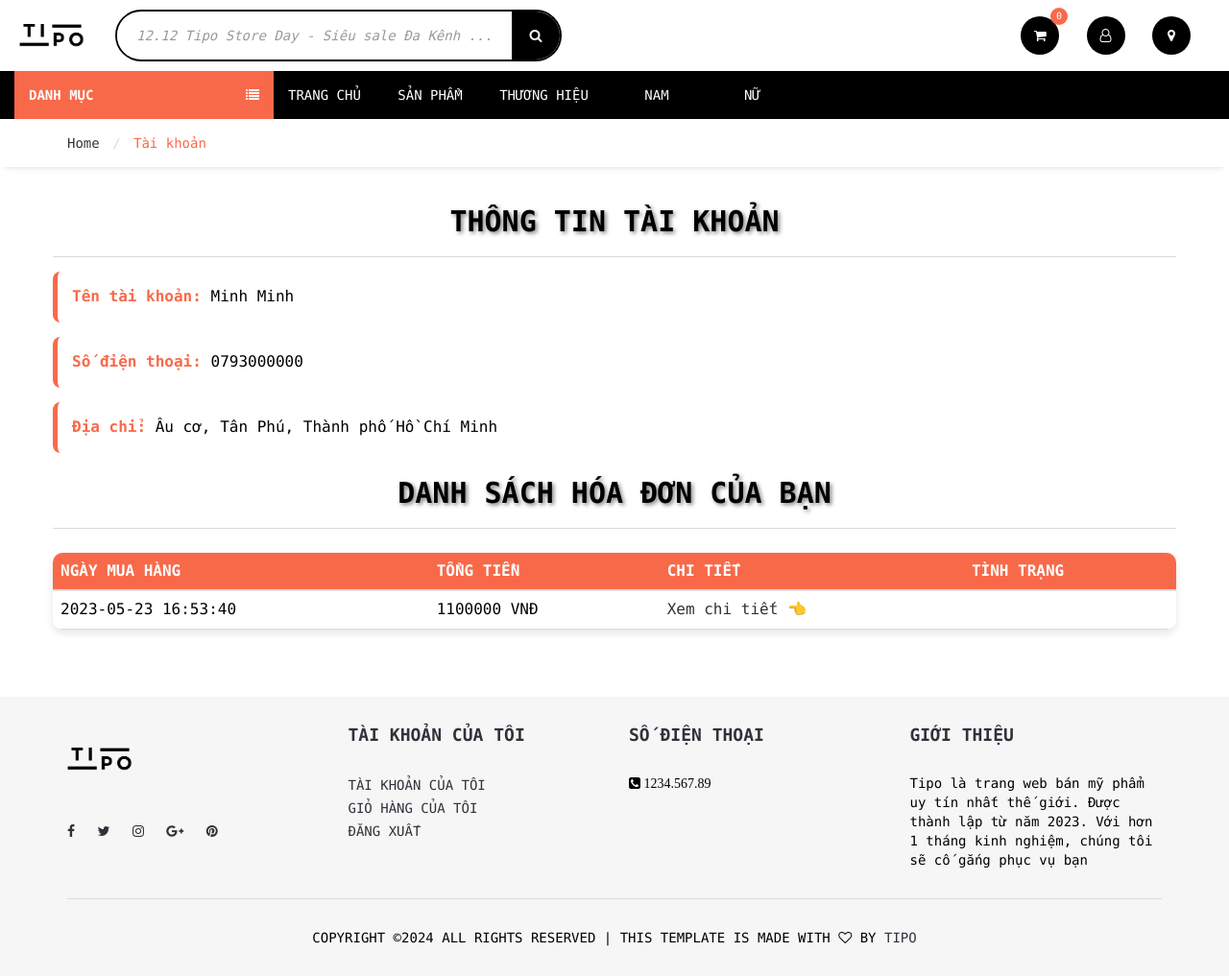
The app's page /check-invoice-user.php (signed in), older data.
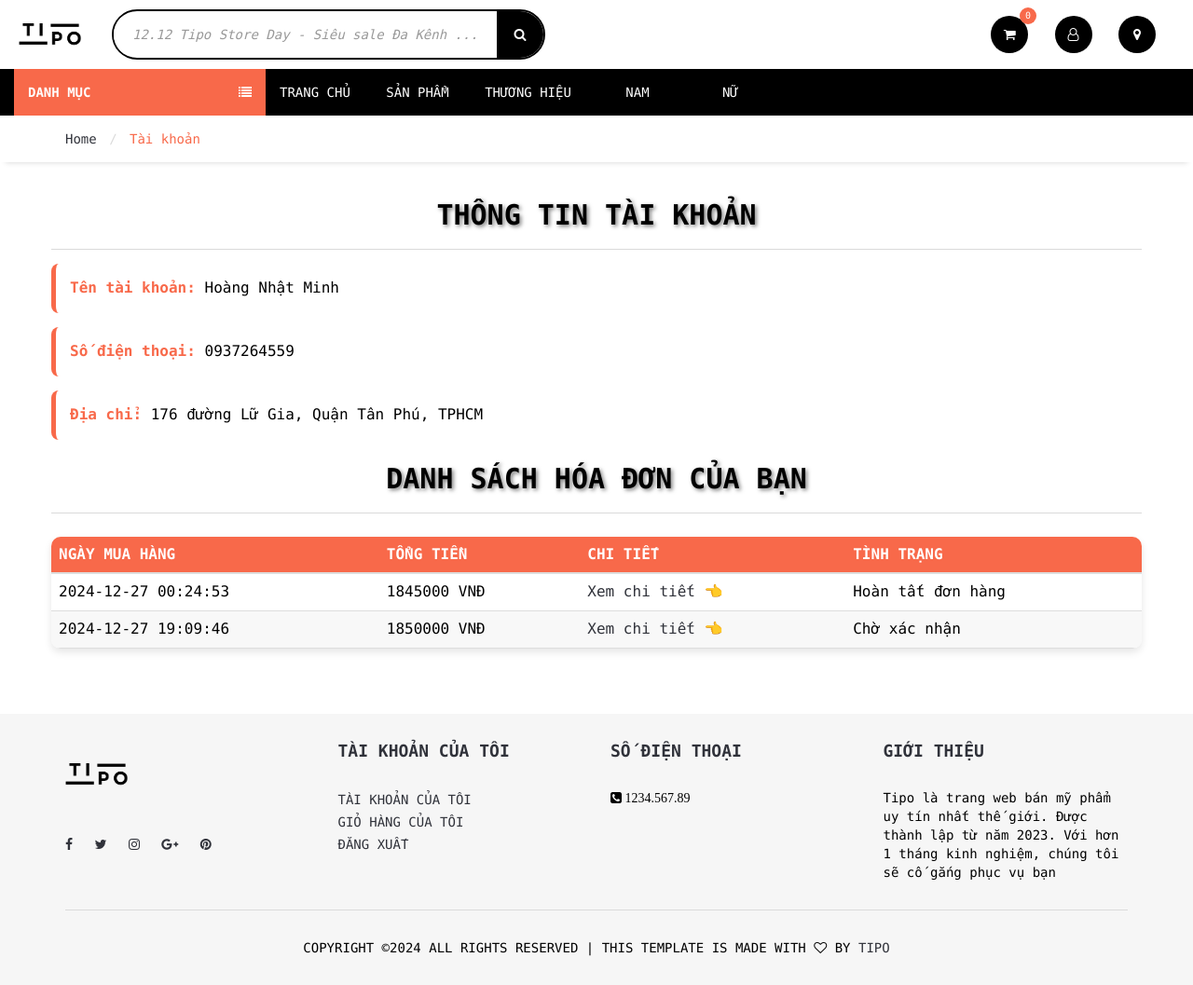
The same page, newer data.
### tables this page shows
CREATE TABLE `usr` (
  `Email` varchar(255) NOT NULL,
  `Passwd` varchar(40) NOT NULL,
  `UsrName` varchar(255) NOT NULL,
  `PhoneNo` varchar(12) NOT NULL,
  `Address` varchar(255) NOT NULL,
  `Blocked` tinyint(1) NOT NULL,
  `Authentication` varchar(20) NOT NULL
);

CREATE TABLE `invoice` (
  `InvoiceID` int(10) NOT NULL,
  `Email` varchar(255) NOT NULL,
  `UsrName` varchar(255) NOT NULL,
  `PhoneNo` varchar(12) NOT NULL,
  `Address` varchar(255) NOT NULL,
  `SubTotal` int(10) NOT NULL,
  `Ship` int(6) NOT NULL,
  `Discount` int(11) NOT NULL,
  `Total` int(10) NOT NULL,
  `DateInvoice` datetime NOT NULL,
  `Status` varchar(20) NOT NULL
);

### DataProvider.php (called while the page is built, shortened)
<?php
class DataProvider
{
	public static function executeQuery($sql)
	{
		require ('connectiondata.inc');
		if (!($connection = mysqli_connect($hostName,$username,$password,$databaseName)))
			die ("couldn't connect to localhost");
		mysqli_set_charset($connection, "utf8");
		$result = mysqli_query($connection, $sql);
		return $result;
	}
}
?>

### check-invoice-user.php (the view, shortened to what this page needs)
<!DOCTYPE html>
<html lang="vi">
<head>
	<link type="text/css" rel="stylesheet" href="css/bootstrap.min.css" />
	<link type="text/css" rel="stylesheet" href="css/slick.css" />
	<link type="text/css" rel="stylesheet" href="css/slick-theme.css" />
	<link type="text/css" rel="stylesheet" href="css/nouislider.min.css" />
	<link rel="stylesheet" href="css/font-awesome.min.css">
	<link type="text/css" rel="stylesheet" href="css/style.css" />
	<link type="text/css" rel="stylesheet" href="css/extrastyle.css">
	    <link type="text/css" rel="stylesheet" href="css/bonus.css" />
</head>
<body>
	<?php include('php/header.php'); ?>
	<div id="navigation">
		<div class="container">
			<div id="responsive-nav">
			<div class="category-nav show-on-click">
				<?php include('php/category-nav.php'); ?>
			</div>
				<?php include('php/menu-nav.php'); ?>
			</div>
		</div>
	</div>
	<div id="breadcrumb">
		<div class="container">
			<ul class="breadcrumb">
				<li><a href="index.php">Home</a></li>
				<li class="active">Tài khoản</li>
			</ul>
		</div>
	</div>
	<div class="section">
		<div class="container user">
			<div class="row">
				<?php
					if($_SESSION['isLogin']==0)
					{
				?>
				<p>Bạn chưa đăng nhập, nhấp vào <a href='signin.php'>ĐÂY</a> để đăng nhập hoặc tạo tài khoản mới</p>
				<?php
					}
					else
					{
				?>
                    <?php
                            $email = $_SESSION['username'];
                            $sqlUser = "SELECT * FROM usr WHERE Email = '$email'";
                            $resultUser = DataProvider::executeQuery($sqlUser);
                            $user = mysqli_fetch_assoc($resultUser);
                            $userName = $user['UsrName'];
                            $phoneNo = $user['PhoneNo'];
                            $address = $user['Address'];
							echo '<div class="section-title">
							<h2 class="title">Thông tin tài khoản</h2>
							</div>';
							echo "<p><strong>Tên tài khoản: </strong>" . $userName . "</p>";
                            echo "<p><strong>Số điện thoại: </strong>" . $phoneNo . "</p>";
                            echo "<p><strong>Địa chỉ: </strong>" . $address . "</p>";
                            $sql = "SELECT * FROM invoice WHERE Email = '$email' ORDER BY DateInvoice ";
                            $result = DataProvider::executeQuery($sql);
                            if (mysqli_num_rows($result) > 0) {
                                echo '<div class="section-title">
									<h2 class="title"> DANH SÁCH HÓA ĐƠN CỦA BẠN</h2>
									</div>';
                                echo "<table class='table'>
                                        <thead>
                                            <tr>
                                                <th>Ngày mua hàng</th>
                                                <th>Tổng tiền</th>
                                                <th>Chi tiết</th>
												<th>Tình trạng</th>
                                            </tr>
                                        </thead>
                                        <tbody>";
                                while ($row = mysqli_fetch_assoc($result)) {
                                    echo "<tr>
                                            <td>" . $row['DateInvoice'] . "</td>
                                            <td>" . $row['Total'] . " VNĐ</td>
                                            <td><a href='invoice-details.php?invoiceID=" . $row['InvoiceID'] . "'>Xem chi tiết 👈</a></td>
                                            <td>" . $row['Status'] . "</td>
                                        </tr>";
                                }
                                echo "</tbody></table>";
                            } else {
                                echo "<p>Bạn chưa có hóa đơn nào.</p>";
                            }
                    ?>
				<?php
					}
				?>
			</div>
		</div>
	</div>
	<footer id="footer" class="section section-grey">
		<div class="container">
			<div class="row">
				<div class="col-md-3 col-sm-6 col-xs-6">
					<div class="footer">
						<div class="footer-logo">
							<a class="logo" href="#">
		            <img src="./images/logo.png" alt="">
		          </a>
						</div>
						<ul class="footer-social">
							<li><a href="#"><i class="fa fa-facebook"></i></a></li>
							<li><a href="#"><i class="fa fa-twitter"></i></a></li>
							<li><a href="#"><i class="fa fa-instagram"></i></a></li>
							<li><a href="#"><i class="fa fa-google-plus"></i></a></li>
							<li><a href="#"><i class="fa fa-pinterest"></i></a></li>
						</ul>
					</div>
				</div>
				<div class="col-md-3 col-sm-6 col-xs-6">
					<div class="footer">
						<h3 class="footer-header">Tài khoản của tôi</h3>
						<?php include('php/footer.php'); ?>
					</div>
				</div>
				<div class="col-md-3 col-sm-6 col-xs-6">
					<div class="footer">
						<h3 class="footer-header">số điện thoại</h3>
						<p><i class="fa fa-phone-square"> 1234.567.89</i></p>
					</div>
				</div>
				<div class="col-md-3 col-sm-6 col-xs-6">
					<div class="footer">
						<h3 class="footer-header">Giới thiệu</h3>
						<p>Tipo là trang web bán mỹ phẩm uy tín nhất thế giới. Được thành lập từ năm 2023. Với hơn 1 tháng kinh nghiệm, chúng tôi sẽ cố gắng phục vụ bạn</p>
					</div>
				</div>
			</div>
			<hr>
			<div class="row">
				<div class="col-md-8 col-md-offset-2 text-center">
					<div class="footer-copyright">
						Copyright &copy;<script>document.write(new Date().getFullYear());</script> All rights reserved | This template is made with <i class="fa fa-heart-o" aria-hidden="true"></i> by <a href="" target="_blank">TIPO</a>
					</div>
				</div>
			</div>
		</div>
	</footer>
</body>
</html>

### php/header.php (shortened to what this page needs)
<header>
    <?php
        include('checkLogin.php');
    ?>
    <div id="header">
        <div class="container-menu">
            <div class="pull-left">
                <div class="header-logo">
                    <a class="logo" href="#">
                        <img src="./images/logo.png" alt="">
                    </a>
                </div>
                <div class="header-search">
                    <form action="products.php" method="GET" onsubmit="return true" name="Search">
                        <input class="input search-input" type="text" placeholder="12.12 Tipo Store Day - Siêu sale Đa Kênh ..." name="txtSearch"
                            <?php
                                if (isset($_GET['txtSearch']))
                                    echo "value=\"".$_GET['txtSearch']."\"";
                            ?>
                        >
                        <button class="search-btn" type="submit"><i class="fa fa-search"></i></button>
                    </form>
                </div>
            </div>
            <div class="pull-right">
                <ul class="header-btns">
                    <?php
                        $Count=0;
                    ?>
                    <li class="header-cart dropdown default-dropdown">
                        <a class="dropdown-toggle" data-toggle="dropdown" aria-expanded="true">
                            <div class="header-btns-icon">
                                <i class="fa fa-shopping-cart"></i>
                                <?php echo "<span class='qty'>$Count</span>"; ?>
                            </div>
                            <br>
                        </a>
                                <?php
                                    require_once('DataProvider.php');
                                ?>
                    </li>
                    <?php
                        include('account.php');
                    ?>
                    <li class="header-location">
                        <a href="#" class="header-btns-icon">
                            <i class="fa fa-map-marker"></i>
                        </a>
                    </li>
                </ul>
            </div>
        </div>
    </div>
</header>

### php/account.php (shortened to what this page needs)
<?php
    if($_SESSION['isLogin']==0)
    {
?>
<li class="header-account dropdown default-dropdown">
    <div class="dropdown-toggle" role="button" data-toggle="dropdown" aria-expanded="true">
        <div class="header-btns-icon">
            <i class="fa fa-user-o"></i>
        </div>
    </div>
    <a href="signin.php" class="text-uppercase"></a>
    <ul class="custom-menu">
        <li><a href="signin.php"><i class="fa fa-unlock-alt"></i>Sign in</a></li>
        <li><a href="signin.php"><i class="fa fa-user-plus"></i>Sign up</a></li>
    </ul>
</li>
<?php
    }
    else
    {
?>
<li class="header-account dropdown default-dropdown">
    <div class="dropdown-toggle" role="button" data-toggle="dropdown" aria-expanded="true">
        <div class="header-btns-icon">
            <i class="fa fa-user-o"></i>
        </div>
    </div>
</li>
<?php
    }
?>

### php/category-nav.php (shortened to what this page needs)
<span class="category-header">Danh mục <i class="fa fa-list"></i></span>
        <?php
        require_once('DataProvider.php');
        ?>

### php/menu-nav.php (shortened to what this page needs)
<div class="menu-nav">
    <ul class="menu-list">
        <li><a href="index.php">Trang chủ</a></li>
        <li><a href="products.php">Sản phẩm</a></li>
        <?php
                echo "<li class='dropdown side-dropdown'>";
                echo "<a class='dropdown-toggle brand' data-toggle='dropdown' aria-expanded='true'>Thương hiệu</a>";
                echo "</li>";
                ?>
        <li><a href="products.php?slcGender=Nam" class="filter-link <?php echo (isset($_GET['slcGender']) && $_GET['slcGender'] == 'Nam') ? 'active' : ''; ?>">Nam</a></li>
        <li><a href="products.php?slcGender=Nữ" class="filter-link <?php echo (isset($_GET['slcGender']) && $_GET['slcGender'] == 'Nữ') ? 'active' : ''; ?>">Nữ</a></li>
    </ul>
</div>

### php/footer.php
<?php
    if($_SESSION['isLogin']==0)
    {
?>
    <ul class="list-links">
        <li><a href="signin.php">Đăng nhập</a></li>
        <li><a href="signin.php">Tạo tài khoản</a></li>
    </ul>
<?php
    }
    else
    {
?>
    <ul class="list-links">
        <li><a href="signin.php">Tài khoản của tôi</a></li>
        <li><a href="view-cart.php">Giỏ hàng của tôi</a></li>
        <li><a href="index.php?logout=1">Đăng xuất</a></li>
    </ul>
<?php
    }
?>

### css/bonus.css (style rules this page uses)
.user p { font-size: 16px; margin: 15px 0; padding: 15px; background-color: #ffffff; border-left: 5px solid #F8694A; border-radius: 8px; transition: all 0.3s ease; }
strong { color: #F8694A; font-weight: bold; }
.table { width: 100%; margin-top: 25px; margin-bottom: 40px; border-collapse: collapse; background-color: #fff; border-radius: 10px; overflow: hidden; box-shadow: 0 4px 8px rgba(0, 0, 0, 0.1); }
.table thead { background-color:#F8694A; color: white; font-weight: bold; }
.table th, .table td { padding: 12px 20px; text-align: left; border-bottom: 1px solid #ddd; font-size: 16px; }
.table th { text-transform: uppercase; }
.table tr:nth-child(even) { background-color: #f8f8f8; }

Row changes from the older to the newer data that the page shows:
removed invoice: DateInvoice "2023-05-23 16:53:40", Total "1100000"
changed usr: UsrName "Minh Minh" → "Hoàng Nhật Minh"; PhoneNo "0793000000" → "0937264559"; Address "Âu cơ, Tân Phú, Thành phố Hồ Chí Minh" → "176 đường Lữ Gia, Quận Tân Phú, TPHCM"
added invoice: DateInvoice "2024-12-27 00:24:53", Total "1845000", Status "Hoàn tất đơn hàng"
added invoice: DateInvoice "2024-12-27 19:09:46", Total "1850000", Status "Chờ xác nhận"
